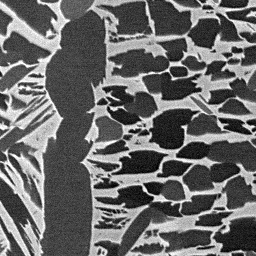
#> input picture example_training_data/patches/patch_1.jpg, 256 x 256 px, found by its file name
$ jupyter execute 2_Ground_Truth_adaptivethreshold.ipynb
#> lines starting #> are read from the running program, lines starting #| are printed output that depends on the picture; after the words box and inside, x2 and y2 are one past the last pixel; in counts of white or black regions, pixels touching at a corner belong together
[cell 1]
import cv2
import numpy as np
import matplotlib.pyplot as plt
import os
import glob

#Script works in two setting, parameter tuning for the thresholding and then batch processing
#This is changed by TUNING_MODE = True/False, when true, select a single patch to test parameters and compare to orignal image, once happy
#with the settings, set to false to run all patches. Reccomend checking other created ground truth masks are as desired compared to original patches.

# ==========================================
# USER PARAMETERS
# ==========================================
#Set which training iteration as same in 1_Training_Data_Prep for the patches, this will create the masks names with the same iteration number
ground_truth_iteration = 1 #Set which masks interation image numbers this is i.e. 1, 2, 3, 4

# --- DIRECTORIES ---
# FIX: Added string quotes to define the paths
INPUT_FOLDER = "patches"  # Replace with your actual folder path
OUTPUT_FOLDER = "masks"   # Replace with your folder path to create the masks folder

# --- MODES ---
TUNING_MODE = True
TEST_IMAGE_NAME = 'patch_1.jpg' # Replace with your patch for testing

# --- PROCESSING SETTINGS ---
#These can be adjusted for patch thresholding

DENOISE_STRENGTH = 25 #Denoising 'smooths' image before thesholding

THRESH_BLOCK_SIZE = 7 # BLOCK_SIZE: Size of pixel neighborhood (Must be an odd number: 11, 21, 31...)
THRESH_C = 2 # C: Constant subtracted from the mean (Fine tunes the cutoff)

MORPH_KERNEL_SIZE = 1
MIN_OBJECT_SIZE = 31

# ==========================================
# FUNCTIONS
# ==========================================

def process_image(img_path):
    # Load as Grayscale
#> called with img_path = 'patches/patch_1.jpg'
    img = cv2.imread(img_path, cv2.IMREAD_GRAYSCALE)
#> img is the input picture: shape (256, 256); min 0, max 255, mean 105.3
    if img is None:
        print(f"Error: Could not load {img_path}")
        return None

    # Step 1: Denoise
    denoised = cv2.fastNlMeansDenoising(img, None, h=DENOISE_STRENGTH, templateWindowSize=7, searchWindowSize=21)
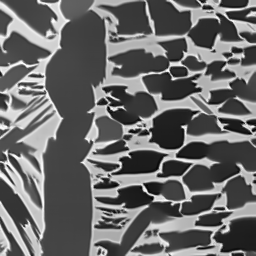
#> denoised: shape (256, 256); min 0, max 255, mean 105.1

    # Step 2: Adaptive Threshold
    # Note: You might need to raise 'C' slightly (e.g., to 3 or 4) to ensure the
    # inside of the laths stays solid.
    thresh_raw = cv2.adaptiveThreshold(denoised, 255, cv2.ADAPTIVE_THRESH_GAUSSIAN_C,
                                       cv2.THRESH_BINARY_INV, THRESH_BLOCK_SIZE, THRESH_C)
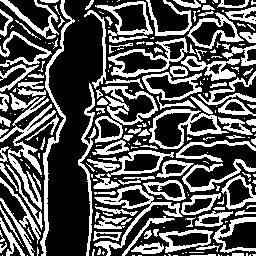
#> thresh_raw: shape (256, 256); 34.7% white; 234 white regions (119 under 20 px), largest, box (x1, y1, x2, y2) and area: (0, 96, 56, 210) 1265, (40, 0, 75, 256) 1044, (94, 185, 183, 256) 963

    # --- OPTIMIZED MORPHOLOGY ---
    # 1. Fill Holes (Close) FIRST. This seals the noisy gaps inside laths.
    kernel_close = np.ones((MORPH_KERNEL_SIZE, MORPH_KERNEL_SIZE), np.uint8)
    closed = cv2.morphologyEx(thresh_raw, cv2.MORPH_CLOSE, kernel_close, iterations=2) # Increased iterations to 2

    # 2. Remove Noise (Open) SECOND. Now that laths are solid, clean the background.
    kernel_open = np.ones((MORPH_KERNEL_SIZE, MORPH_KERNEL_SIZE), np.uint8)
    opened = cv2.morphologyEx(closed, cv2.MORPH_OPEN, kernel_open, iterations=2)

    # Step 4: Fill remaining small holes explicitly
    # This function finds black holes inside white objects and fills them
    filled_mask = remove_small_holes(opened, MIN_OBJECT_SIZE) # See helper function below

    # Step 5: Remove small isolated objects (background noise)
    final_mask = remove_small_objects(filled_mask, MIN_OBJECT_SIZE)

     # Step 5: Calculate Phase Fraction
    total_pixels = final_mask.shape[0] * final_mask.shape[1]
    phase_pixels = cv2.countNonZero(final_mask)
    fraction = (phase_pixels / total_pixels) * 100

    return img, denoised, thresh_raw, final_mask, fraction

def remove_small_holes(binary_image, min_hole_size):
#> called with min_hole_size = 31
    img_copy = binary_image.copy()
    inv_image = cv2.bitwise_not(img_copy)
#> inv_image: shape (256, 256); 65.3% white; 234 black regions (119 under 20 px)

    contours, _ = cv2.findContours(inv_image, cv2.RETR_CCOMP, cv2.CHAIN_APPROX_SIMPLE)
#> contours = 295 contours, 161 with area under 20; largest, box (x1, y1, x2, y2) and area: (45, 0, 256, 256) 41943, (0, 0, 71, 256) 6214, (148, 108, 230, 150) 1974, (107, 36, 189, 79) 1748, (94, 0, 154, 36) 1194

    for cnt in contours:
        if cv2.contourArea(cnt) < min_hole_size:
            cv2.drawContours(img_copy, [cnt], 0, 255, -1)
#> this loop made 295 passes
#> cnt on passes 5, 7, 9: [[102, 225]], [[1, 237], [2, 236], [3, 237], [2, 238]], [[0, 221]]
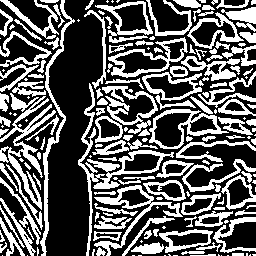
#> img_copy: shape (256, 256); 36.8% white; 182 white regions (57 under 20 px), largest, box (x1, y1, x2, y2) and area: (78, 83, 174, 256) 1548, (0, 96, 56, 210) 1365, (40, 0, 75, 256) 1044

    return img_copy

def remove_small_objects(mask, min_size):
    """Removes connected components smaller than min_size."""
#> called with min_size = 31
    nb_components, output, stats, centroids = cv2.connectedComponentsWithStats(mask, connectivity=8)
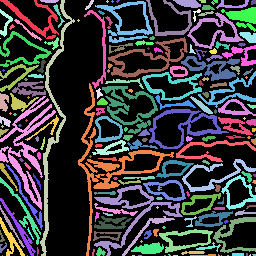
#> output: shape (256, 256) int32; 183 distinct labels, from 0 to 182; one colour per label, 0 black
#> nb_components = 183; stats = 183 rows, first 6: [0, 0, 256, 256, 41418], [0, 0, 59, 39, 486], [40, 0, 19, 3, 47], [40, 0, 35, 256, 1044], [85, 0, 9, 10, 35], [106, 0, 3, 3, 5]; centroids = 183 pairs, first value 0 to 255, second value 0.714 to 255
    sizes = stats[1:, -1]
#> sizes = 182 values, max 1548 at index 61, min 1 at index 32, mean 132.5
    nb_components = nb_components - 1
#> nb_components = 182

    clean_mask = np.zeros((output.shape), dtype=np.uint8)

    for i in range(0, nb_components):
        if sizes[i] >= min_size:
            clean_mask[output == i + 1] = 255
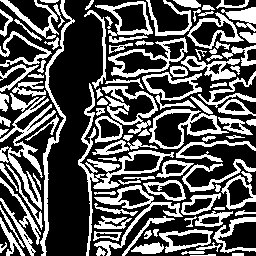
#> clean_mask: shape (256, 256); 35.3% white; 103 white regions, largest, box (x1, y1, x2, y2) and area: (78, 83, 174, 256) 1548, (0, 96, 56, 210) 1365, (40, 0, 75, 256) 1044

    return clean_mask

# ==========================================
# MAIN EXECUTION
# ==========================================

if __name__ == "__main__":

    # Ensure input folder exists
    if not os.path.exists(INPUT_FOLDER):
        print(f"CRITICAL ERROR: Input folder not found: {INPUT_FOLDER}")
        exit()

    if TUNING_MODE:
        # Construct full path to the test image
        test_path = os.path.join(INPUT_FOLDER, TEST_IMAGE_NAME)
        print(f"--- TUNING MODE: Processing {test_path} ---")

        result = process_image(test_path)
#> in process_image, `phase_pixels = cv2.countNonZero(final_mask)`: phase_pixels = 23117
#> in process_image, `fraction = (phase_pixels / total_pixels) * 100`: fraction = 35.27
#> result = 5 items

        if result:
            original, filtered, raw_thresh, final_mask, frac = result
#> frac = 35.27
            print(f"Measured Phase Fraction (White in Mask): {frac:.2f}%")
#| Measured Phase Fraction (White in Mask): 35.27%

            # Visualization
            plt.figure(figsize=(16, 4))

            plt.subplot(1, 4, 1)
            plt.imshow(original, cmap='gray')
            plt.title('Original Micrograph')
            plt.axis('off')

            plt.subplot(1, 4, 2)
            plt.imshow(filtered, cmap='gray')
            plt.title('Denoised')
            plt.axis('off')

            plt.subplot(1, 4, 3)
            plt.imshow(raw_thresh, cmap='gray')
            plt.title(f'Adaptive Thresh\nBlock={THRESH_BLOCK_SIZE}, C={THRESH_C}')
            plt.axis('off')

            plt.subplot(1, 4, 4)
            plt.imshow(final_mask, cmap='gray')
            plt.title(f'Final Ground Truth\n(Cleaned)')
            plt.axis('off')

            plt.tight_layout()
            plt.show()
            print("Check the plot. If satisfied, set TUNING_MODE = False to run batch.")

    else:
        # --- BATCH MODE ---
        print(f"--- BATCH MODE: Processing images from {INPUT_FOLDER} ---")

        # Create output directory if it doesn't exist
        if not os.path.exists(OUTPUT_FOLDER):
            os.makedirs(OUTPUT_FOLDER)
            print(f"Created output folder: {OUTPUT_FOLDER}")

        # Find all jpg images in the input folder
        search_pattern = os.path.join(INPUT_FOLDER, "*.jpg")
        image_files = glob.glob(search_pattern)

        print(f"Found {len(image_files)} images.")

        for fpath in image_files:
            res = process_image(fpath)
            if res:
                _, _, _, mask, frac = res

                base_name = os.path.basename(fpath)
                name_without_ext = os.path.splitext(base_name)[0]
                save_name = os.path.join(OUTPUT_FOLDER, f"{name_without_ext}_mask.png")

                cv2.imwrite(save_name, mask)
                print(f"Processed {base_name}: {frac:.2f}% phase fraction. Saved to {save_name}")

        print("Batch processing complete.")

$ run again, with example_training_data/patches/patch_0.jpg copied over example_training_data/patches/patch_1.jpg
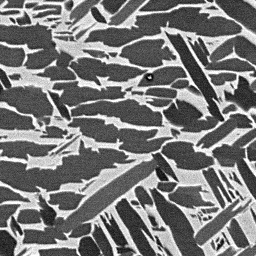
#> input picture example_training_data/patches/patch_0.jpg, 256 x 256 px, found by its file name
#> in process_image, img is the input picture: shape (256, 256); min 0, max 255, mean 121.1
#> thresh_raw: shape (256, 256); 37.8% white; 234 white regions (111 under 20 px), largest, box (x1, y1, x2, y2) and area: (0, 21, 149, 86) 1308, (163, 30, 224, 133) 1189, (84, 7, 242, 47) 1133
#> inv_image: shape (256, 256); 62.2% white; 234 black regions (111 under 20 px)
#> contours = 311 contours, 163 with area under 20; largest, box (x1, y1, x2, y2) and area: (0, 0, 256, 256) 44579, (83, 6, 243, 48) 3012, (66, 117, 174, 155) 1904, (162, 29, 225, 134) 1852, (0, 151, 123, 190) 1846
#> the loop in remove_small_holes, `for cnt in contours:` made 311 passes
#> cnt on passes 4, 9, 10: [[120, 250], [123, 250]], [[14, 226]], [[14, 224]]
#> in remove_small_objects, `nb_components, output, stats, centroids = cv2.connectedComponentsWithS..`:
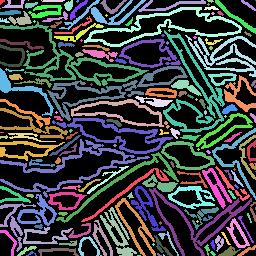
#> output: shape (256, 256) int32; 164 distinct labels, from 0 to 163; one colour per label, 0 black
#> in remove_small_objects, `nb_components, output, stats, centroids = cv2.connectedComponentsWithS..`: nb_components = 164; stats = 164 rows, first 6: [0, 0, 256, 256, 39238], [0, 0, 5, 5, 16], [2, 0, 23, 9, 90], [28, 0, 1, 1, 1], [41, 0, 24, 2, 44], [64, 0, 9, 11, 69]; centroids = 164 pairs, first value 0 to 255, second value 0 to 255
#> sizes = 163 values, max 1348 at index 30, min 1 at index 2, mean 161.3
#> in remove_small_objects, `nb_components = nb_components - 1`: nb_components = 163
#> after the loop in remove_small_objects, `for i in range(0, nb_components):`:
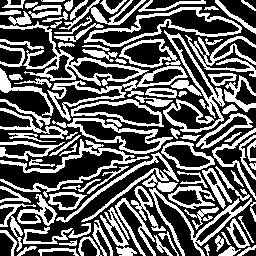
#> clean_mask: shape (256, 256); 38.8% white; 102 white regions, largest, box (x1, y1, x2, y2) and area: (0, 21, 149, 86) 1348, (163, 30, 225, 133) 1235, (47, 66, 188, 121) 1200
#> phase_pixels = 25459
#> fraction = 38.85
#> result = 5 items
#> frac = 38.85
#| Measured Phase Fraction (White in Mask): 38.85%

$ run again, with example_training_data/patches/patch_10.jpg copied over example_training_data/patches/patch_1.jpg
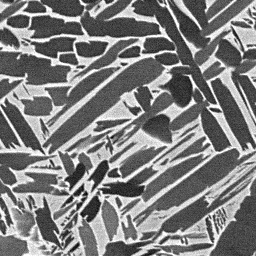
#> input picture example_training_data/patches/patch_10.jpg, 256 x 256 px, found by its file name
#> in process_image, img is the input picture: shape (256, 256); min 0, max 255, mean 126.6
#> thresh_raw: shape (256, 256); 40% white; 218 white regions (101 under 20 px), largest, box (x1, y1, x2, y2) and area: (43, 0, 232, 154) 3747, (103, 161, 256, 256) 1347, (133, 148, 256, 227) 914
#> inv_image: shape (256, 256); 60% white; 218 black regions (101 under 20 px)
#> contours = 317 contours, 175 with area under 20; largest, box (x1, y1, x2, y2) and area: (0, 0, 256, 256) 39859, (131, 169, 256, 256) 2540, (140, 60, 233, 153) 2203, (213, 185, 256, 256) 1316, (79, 131, 197, 224) 1239
#> the loop in remove_small_holes, `for cnt in contours:` made 317 passes
#> cnt on passes 1, 3, 5: [[161, 255], [165, 255]], [[190, 248]], [[166, 248], [167, 248]]
#> in remove_small_objects, `nb_components, output, stats, centroids = cv2.connectedComponentsWithS..`:
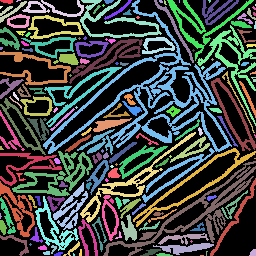
#> output: shape (256, 256) int32; 156 distinct labels, from 0 to 155; one colour per label, 0 black
#> in remove_small_objects, `nb_components, output, stats, centroids = cv2.connectedComponentsWithS..`: nb_components = 156; stats = 156 rows, first 6: [0, 0, 256, 256, 37983], [0, 0, 13, 4, 38], [16, 0, 5, 2, 6], [0, 1, 27, 22, 154], [22, 0, 62, 17, 335], [80, 0, 82, 38, 742]; centroids = 156 pairs, first value 0.143 to 255, second value 0.333 to 255
#> sizes = 155 values, max 4460 at index 7, min 2 at index 17, mean 177.8
#> in remove_small_objects, `nb_components = nb_components - 1`: nb_components = 155
#> after the loop in remove_small_objects, `for i in range(0, nb_components):`:
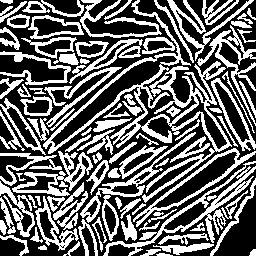
#> clean_mask: shape (256, 256); 40.7% white; 93 white regions, largest, box (x1, y1, x2, y2) and area: (43, 0, 232, 203) 4460, (103, 161, 256, 256) 1682, (12, 151, 93, 196) 1028
#> phase_pixels = 26675
#> fraction = 40.7
#> result = 5 items
#> frac = 40.7
#| Measured Phase Fraction (White in Mask): 40.70%

$ run again, with example_training_data/patches/patch_2.jpg copied over example_training_data/patches/patch_1.jpg
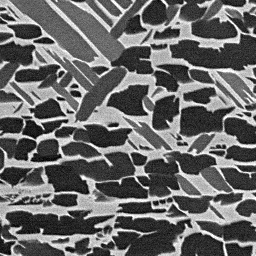
#> input picture example_training_data/patches/patch_2.jpg, 256 x 256 px, found by its file name
#> in process_image, img is the input picture: shape (256, 256); min 0, max 255, mean 104.7
#> thresh_raw: shape (256, 256); 38.9% white; 230 white regions (107 under 20 px), largest, box (x1, y1, x2, y2) and area: (0, 210, 115, 256) 1334, (136, 151, 233, 197) 1049, (51, 0, 154, 74) 900
#> inv_image: shape (256, 256); 61.1% white; 230 black regions (107 under 20 px)
#> contours = 302 contours, 148 with area under 20; largest, box (x1, y1, x2, y2) and area: (0, 0, 256, 256) 45381, (44, 151, 137, 196) 2299, (178, 105, 236, 138) 1226, (173, 38, 256, 68) 1221, (135, 156, 181, 198) 1206
#> the loop in remove_small_holes, `for cnt in contours:` made 302 passes
#> cnt on passes 1, 2, 4: [[16, 250], [16, 251]], [[17, 248]], [[110, 245]]
#> in remove_small_objects, `nb_components, output, stats, centroids = cv2.connectedComponentsWithS..`:
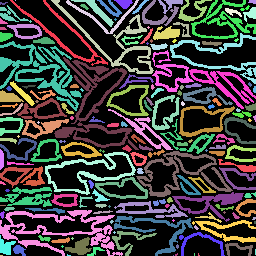
#> output: shape (256, 256) int32; 170 distinct labels, from 0 to 169; one colour per label, 0 black
#> in remove_small_objects, `nb_components, output, stats, centroids = cv2.connectedComponentsWithS..`: nb_components = 170; stats = 170 rows, first 6: [0, 0, 256, 256, 38401], [10, 0, 98, 66, 610], [15, 0, 1, 1, 1], [51, 0, 103, 74, 911], [66, 0, 73, 34, 294], [71, 0, 43, 27, 237]; centroids = 170 pairs, first value 1 to 255, second value 0 to 255
#> sizes = 169 values, max 1632 at index 137, min 1 at index 1, mean 160.6
#> in remove_small_objects, `nb_components = nb_components - 1`: nb_components = 169
#> after the loop in remove_small_objects, `for i in range(0, nb_components):`:
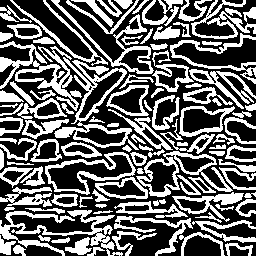
#> clean_mask: shape (256, 256); 40.2% white; 106 white regions, largest, box (x1, y1, x2, y2) and area: (0, 210, 123, 256) 1632, (0, 41, 82, 111) 1598, (54, 57, 139, 150) 1583
#> phase_pixels = 26342
#> fraction = 40.19
#> result = 5 items
#> frac = 40.19
#| Measured Phase Fraction (White in Mask): 40.19%
